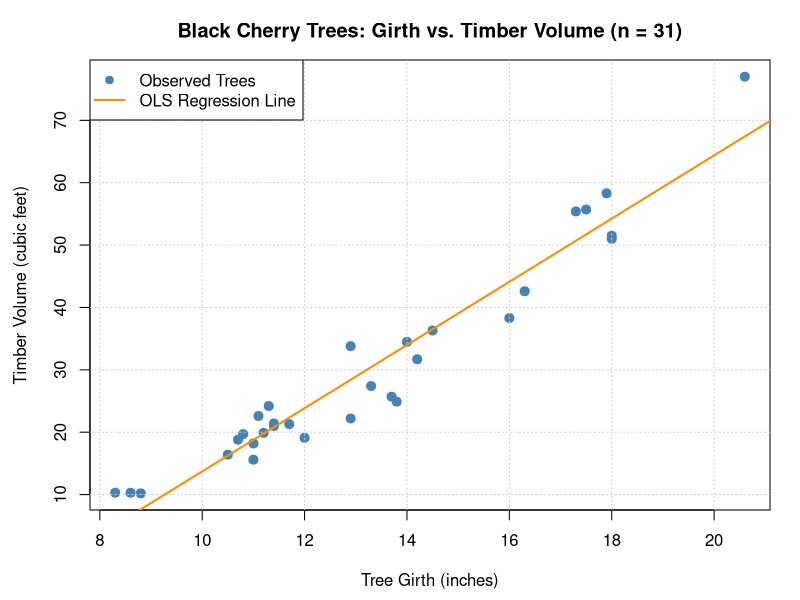
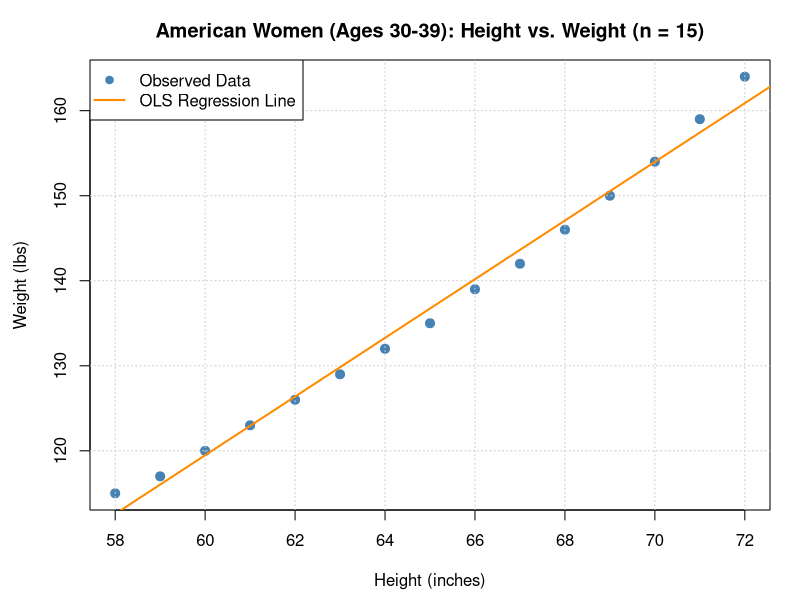
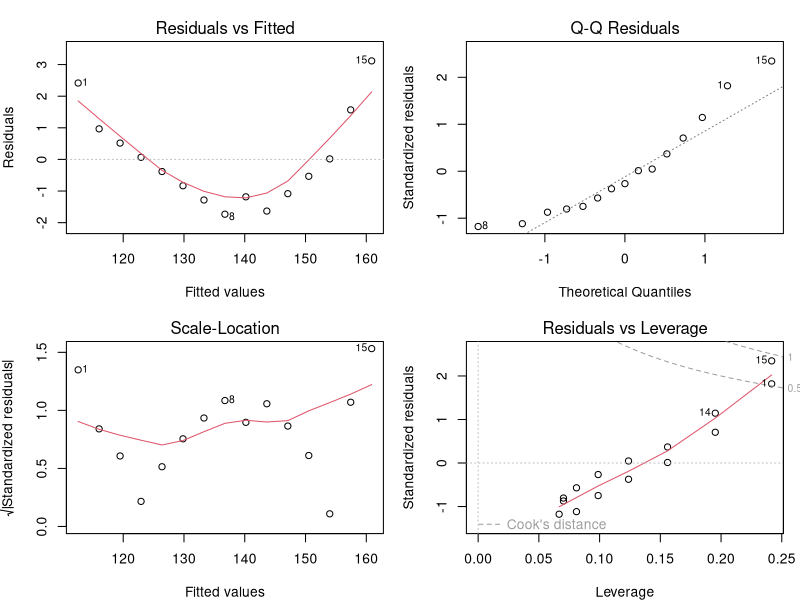
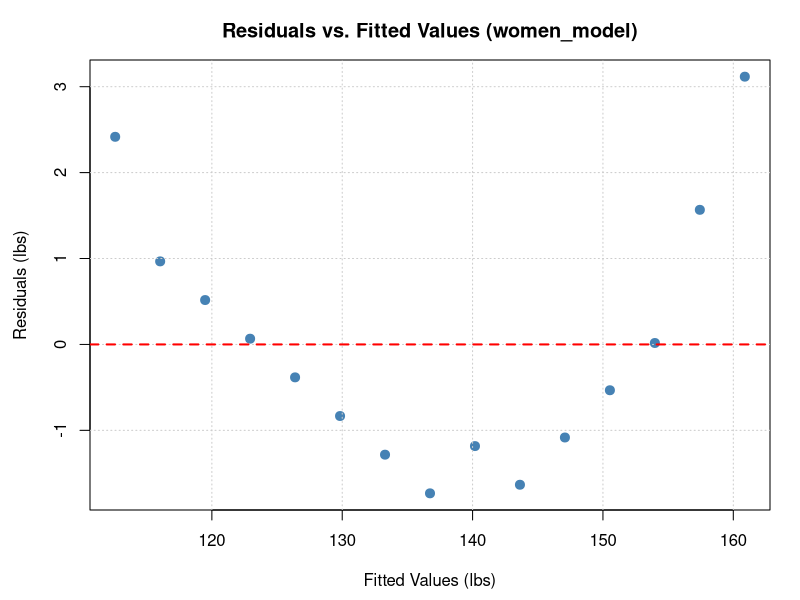
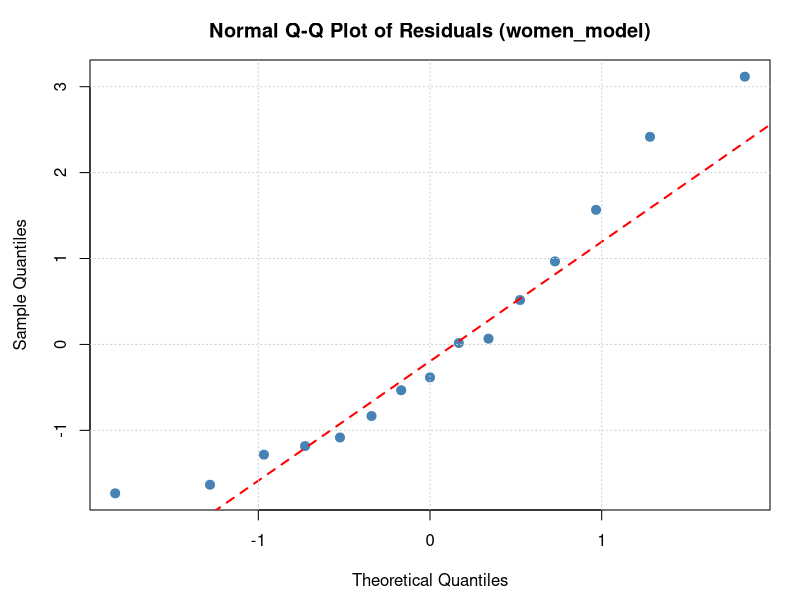

Recreate these plots in R, in order.
## ---- chunk 1
knitr::opts_chunk$set(
  echo = TRUE,
  warning = FALSE,
  message = FALSE,
  fig.width = 7,
  fig.height = 4.5
)
## ---- chunk 2
data(trees)
head(trees)
str(trees)
summary(trees[, c("Girth", "Volume")])
## ---- chunk 3
tree_model <- lm(Volume ~ Girth, data = trees)

par(mar = c(4.5, 4.5, 3, 1.5))
plot(
  trees$Girth, trees$Volume,
  xlab = "Tree Girth (inches)",
  ylab = "Timber Volume (cubic feet)",
  main = "Black Cherry Trees: Girth vs. Timber Volume (n = 31)",
  pch = 19, col = "steelblue", cex = 1.2
)
grid(col = "gray80")
abline(tree_model, col = "darkorange", lwd = 2)
legend(
  "topleft",
  legend = c("Observed Trees", "OLS Regression Line"),
  pch = c(19, NA),
  lty = c(NA, 1),
  col = c("steelblue", "darkorange"),
  lwd = c(NA, 2)
)
## ---- chunk 4
r_builtin <- cor(trees$Girth, trees$Volume)
print(paste("Built-in correlation r =", round(r_builtin, 6)))

# Manual calculation using standardized units
n <- nrow(trees)
x_bar <- mean(trees$Girth)
y_bar <- mean(trees$Volume)
s_x <- sd(trees$Girth)
s_y <- sd(trees$Volume)

r_manual <- (1 / (n - 1)) * sum(((trees$Girth - x_bar) / s_x) * ((trees$Volume - y_bar) / s_y))
print(paste("Manual correlation r   =", round(r_manual, 6)))

# Significance test for correlation
cor.test(trees$Girth, trees$Volume)
## ---- chunk 5
girth_cm <- 2.54 * trees$Girth
volume_L <- 28.3168 * trees$Volume

r_metric <- cor(girth_cm, volume_L)
print(paste("Original r (in, ft^3):", round(r_builtin, 6)))
print(paste("Metric r   (cm, L)   :", round(r_metric, 6)))
print(paste("Absolute difference  :", abs(r_builtin - r_metric)))
## ---- chunk 6
coeffs <- coef(tree_model)
b0 <- coeffs[1]
b1 <- coeffs[2]
print(coeffs)

# Verify slope relationship with r: b1 = r * (s_y / s_x)
b1_from_r <- r_builtin * (s_y / s_x)
print(paste("Slope from lm()        :", round(b1, 6)))
print(paste("Slope from r*(s_y/s_x) :", round(b1_from_r, 6)))

# Verify regression line passes through (x_bar, y_bar)
y_hat_at_xbar <- b0 + b1 * x_bar
print(paste("Sample mean y_bar      :", round(y_bar, 6)))
print(paste("Predicted y at x_bar   :", round(y_hat_at_xbar, 6)))
## ---- chunk 7
r_squared <- summary(tree_model)$r.squared
print(paste("R-squared from summary():", round(r_squared, 6)))
print(paste("r^2 from correlation    :", round(r_builtin^2, 6)))
## ---- chunk 8
summary(tree_model)
confint(tree_model, level = 0.95)

new_trees <- data.frame(Girth = c(10, 14, 18))

# 95% Confidence Interval for MEAN volume
ci_mean <- predict(tree_model, newdata = new_trees, interval = "confidence", level = 0.95)
print("95% Confidence Intervals (Mean Response):")
print(round(ci_mean, 3))

# 95% Prediction Interval for INDIVIDUAL tree volume
pi_indiv <- predict(tree_model, newdata = new_trees, interval = "prediction", level = 0.95)
print("95% Prediction Intervals (Individual Response):")
print(round(pi_indiv, 3))
## ---- chunk 9
data(women)
head(women)

women_model <- lm(weight ~ height, data = women)
summary(women_model)

par(mar = c(4.5, 4.5, 3, 1.5))
plot(
  women$height, women$weight,
  xlab = "Height (inches)",
  ylab = "Weight (lbs)",
  main = "American Women (Ages 30-39): Height vs. Weight (n = 15)",
  pch = 19, col = "steelblue", cex = 1.2
)
grid(col = "gray80")
abline(women_model, col = "darkorange", lwd = 2)
legend(
  "topleft",
  legend = c("Observed Data", "OLS Regression Line"),
  pch = c(19, NA),
  lty = c(NA, 1),
  col = c("steelblue", "darkorange"),
  lwd = c(NA, 2)
)
## ---- chunk 10
anova(women_model)

y_obs  <- women$weight
y_hat  <- fitted(women_model)
res    <- residuals(women_model)
y_mean <- mean(y_obs)

ss_total <- sum((y_obs - y_mean)^2)
ss_reg   <- sum((y_hat - y_mean)^2)
ss_error <- sum(res^2)

print(paste("SS_Total             :", round(ss_total, 4)))
print(paste("SS_Reg               :", round(ss_reg, 4)))
print(paste("SS_Error             :", round(ss_error, 4)))
print(paste("SS_Reg + SS_Error    :", round(ss_reg + ss_error, 4)))
print(paste("R^2 = SS_Reg/SS_Total:", round(ss_reg / ss_total, 6)))
## ---- chunk 11
par(mfrow = c(2, 2), mar = c(4, 4, 2.5, 1))
plot(women_model)
par(mfrow = c(1, 1))
## ---- chunk 12
par(mar = c(4.5, 4.5, 3, 1.5))
plot(
  fitted(women_model), residuals(women_model),
  xlab = "Fitted Values (lbs)",
  ylab = "Residuals (lbs)",
  main = "Residuals vs. Fitted Values (women_model)",
  pch = 19, col = "steelblue", cex = 1.2
)
grid(col = "gray80")
abline(h = 0, col = "red", lty = 2, lwd = 2)
## ---- chunk 13
par(mar = c(4.5, 4.5, 3, 1.5))
qqnorm(
  residuals(women_model),
  main = "Normal Q-Q Plot of Residuals (women_model)",
  pch = 19, col = "steelblue", cex = 1.2
)
qqline(residuals(women_model), col = "red", lty = 2, lwd = 2)
grid(col = "gray80")
